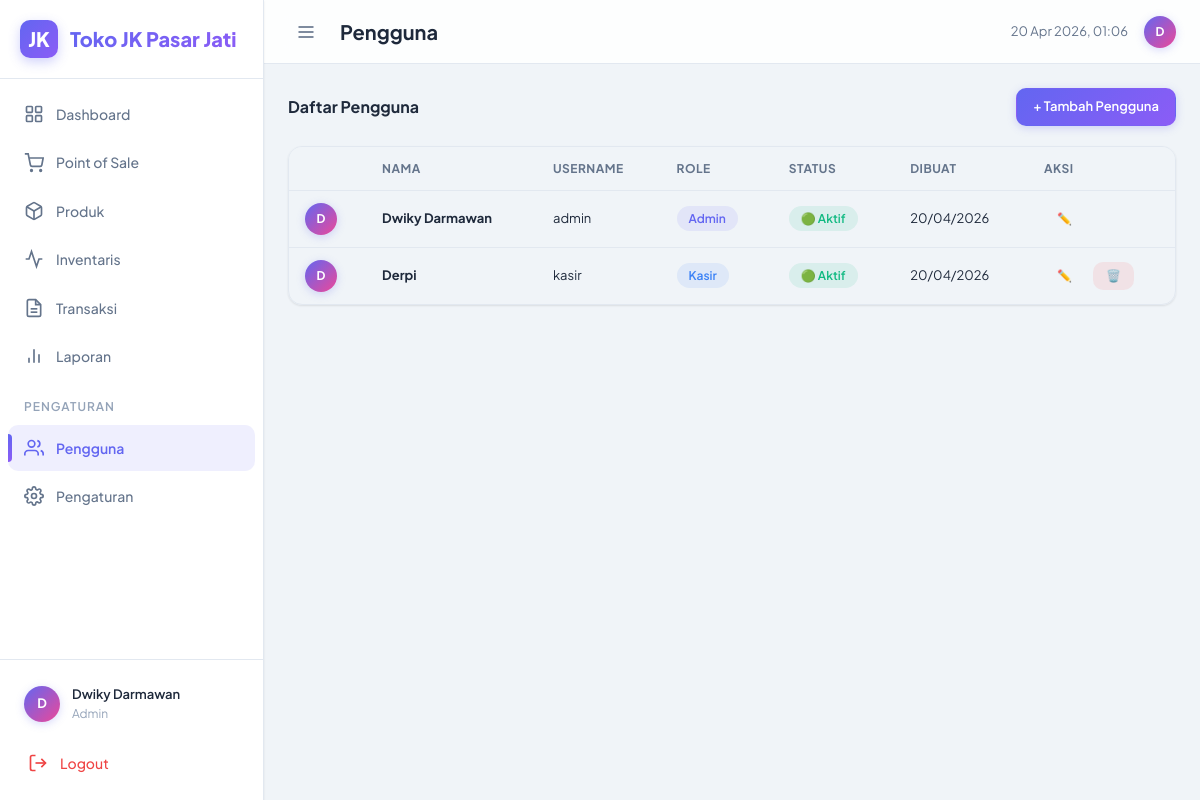
The app's page /index.php?page=users (signed in) with its own data.
### tables this page shows
CREATE TABLE IF NOT EXISTS users (
    id INT AUTO_INCREMENT PRIMARY KEY,
    name VARCHAR(100) NOT NULL,
    username VARCHAR(50) NOT NULL UNIQUE,
    password VARCHAR(255) NOT NULL,
    role ENUM('admin','kasir') NOT NULL DEFAULT 'kasir',
    status ENUM('active','inactive') NOT NULL DEFAULT 'active',
    avatar VARCHAR(255) DEFAULT NULL,
    created_at TIMESTAMP DEFAULT CURRENT_TIMESTAMP,
    updated_at TIMESTAMP DEFAULT CURRENT_TIMESTAMP ON UPDATE CURRENT_TIMESTAMP
);

### views/pages/users.php (the view, shortened to what this page needs)
<?php
$db = getDB();
$users = $db->query("SELECT * FROM users ORDER BY created_at DESC")->fetchAll();
?>
<div class="toolbar">
    <div class="toolbar-left"><h3 style="font-size:var(--fs-md);">Daftar Pengguna</h3></div>
    <div class="toolbar-right">
        <button class="btn btn-primary" onclick="openUserModal()">+ Tambah Pengguna</button>
    </div>
</div>
<div class="table-wrapper">
    <table class="data-table">
        <thead><tr><th></th><th>Nama</th><th>Username</th><th>Role</th><th>Status</th><th>Dibuat</th><th>Aksi</th></tr></thead>
        <tbody>
        <?php foreach ($users as $u): ?>
        <tr>
            <td>
                <div class="user-avatar" style="width:32px;height:32px;font-size:var(--fs-xs);">
                    <?= strtoupper(substr($u['name'], 0, 1)) ?>
                </div>
            </td>
            <td class="font-bold"><?= htmlspecialchars($u['name']) ?></td>
            <td class="text-secondary"><?= htmlspecialchars($u['username']) ?></td>
            <td><span class="badge <?= $u['role']==='admin'?'badge-gold':'badge-info' ?>"><?= ucfirst($u['role']) ?></span></td>
            <td><span class="badge <?= $u['status']==='active'?'badge-success':'badge-danger' ?>"><?= $u['status']==='active'?'🟢 Aktif':'🔴 Nonaktif' ?></span></td>
            <td class="text-sm text-secondary"><?= date('d/m/Y', strtotime($u['created_at'])) ?></td>
            <td>
                <div style="display:flex;gap:var(--sp-2);">
                    <button class="btn btn-ghost btn-sm" onclick="editUser(<?= htmlspecialchars(json_encode($u)) ?>)">✏️</button>
                    <?php if ($u['id'] !== $_SESSION['user_id']): ?>
                    <form method="POST" action="<?= APP_URL ?>/index.php?page=users&action=delete" onsubmit="return confirm('Yakin hapus pengguna ini?')">
                        <button type="submit" class="btn btn-danger btn-sm">🗑️</button>
                    </form>
                    <?php endif; ?>
                </div>
            </td>
        </tr>
        <?php endforeach; ?>
        </tbody>
    </table>
</div>

### records on screen
users: name "D", name "Dwiky Darmawan", username "admin", role "Admin", status "🟢 Aktif", created_at "20/04/2026"
users: name "D", name "Derpi", username "kasir", role "Kasir", status "🟢 Aktif", created_at "20/04/2026"

### other values on screen
substr($user['name'], 0, 1) "D"
$user['name'] "Dwiky Darmawan"
$user['role'] "Admin"
$pageTitle "Pengguna"
